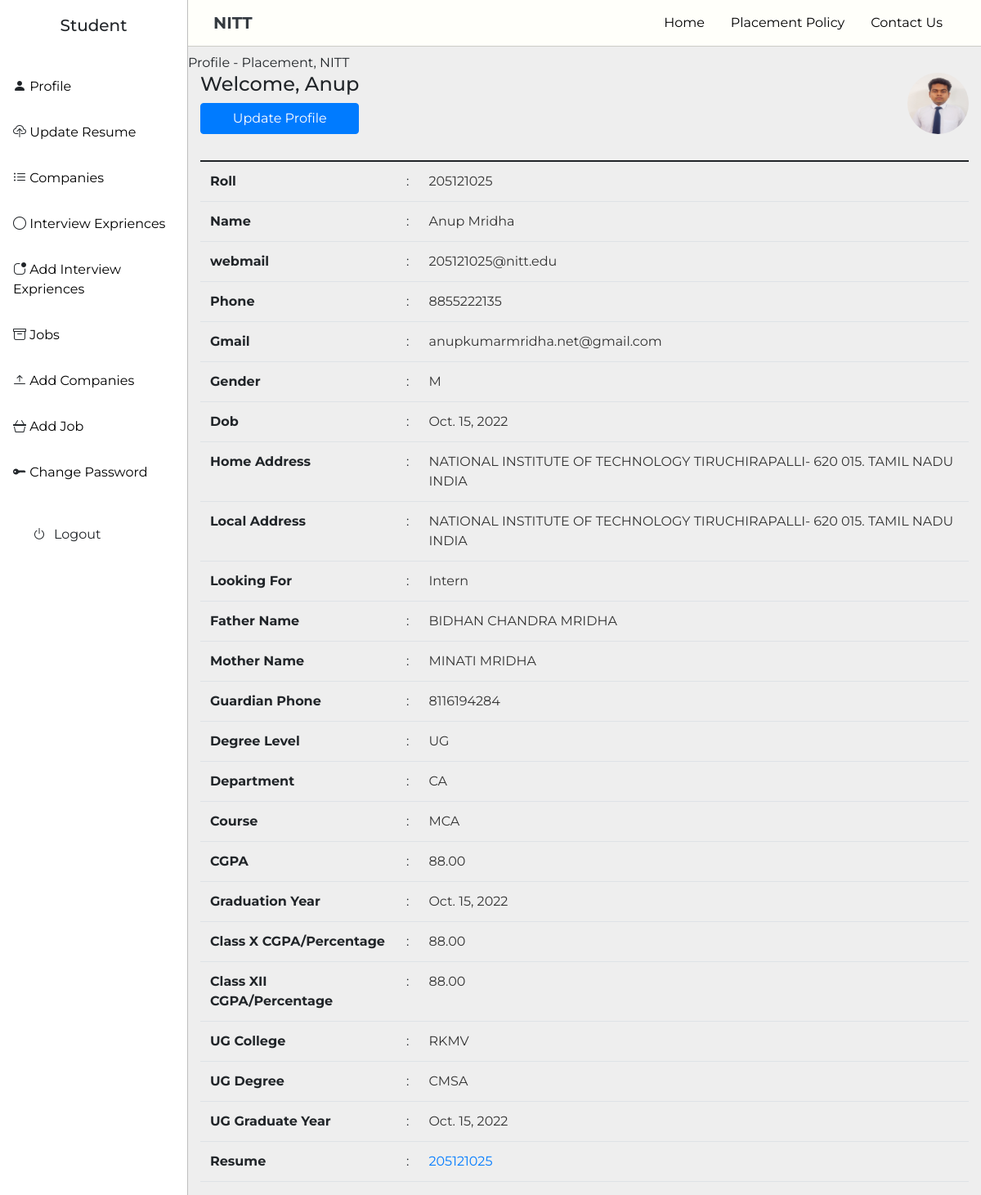
The app's page /accounts/viewStudentProfile/ (signed in) with its own data.
### accounts/models.py (models this page shows, shortened)
class User(AbstractUser):
    user_type_data = ((1, "Admin"),(2, "Student"))
    user_type = models.CharField(default=2, choices=user_type_data, max_length=20)

class Student(models.Model):
    user = models.OneToOneField(User, on_delete = models.CASCADE)
    phone=models.CharField(max_length=13, blank=True, null=True)
    personalEmail= models.CharField(max_length=255, blank=True, null=True)
    gender_choice=(('M',"Male"),('F',"Female"))
    gender = models.CharField(choices=gender_choice, max_length=20)
    profile_pic = models.ImageField(null=True, blank=True,upload_to='images/Students/profile/')
    dob = models.DateField()
    isSelected = models.BooleanField(default=False)
    homeAddress = models.TextField(blank=True, null=True)
    localAddress = models.TextField(blank=True, null=True)
    job_choice=(('Intern',"Internship"),('Placements',"Placements"))
    jobType = models.CharField(choices=job_choice, max_length=20)
    isPR=models.BooleanField(default=False)
    fatherName=models.CharField(null=True, max_length=255, blank=True )
    motherName=models.CharField(null=True, max_length=255, blank=True)
    guardianPhone=models.CharField(max_length=13, blank=True, null=True)
    roll=models.CharField(max_length=9, unique=True)
    degreeLevelChoice=(('UG',"UG"),('PG',"PG"))
    degreeLevel= models.CharField(choices=degreeLevelChoice, max_length=20)
    currentDept= models.CharField(max_length=255)
    currentCourse= models.CharField(max_length=255)
    currentCgpa= models.DecimalField(max_digits=5, decimal_places=2)
    currentCourseGraduationYear=models.DateField(blank=True, null=True)
    class10Percentage=models.DecimalField(max_digits=5, decimal_places=2)
    class12Percentage=models.DecimalField(max_digits=5, decimal_places=2)
    ugDegree=models.CharField(max_length=500, blank=True, null=True)
    ugCgpa=models.DecimalField(max_digits=5, decimal_places=2, blank=True, null=True)
    ugCollege=models.CharField(max_length=500, blank=True, null=True)
    ugGraduationYear=models.DateField(blank=True, null=True)
    resume= models.FileField(null=True, blank=True, upload_to='PDF/Students/resume/')
    created_at = models.DateTimeField(auto_now_add=True)
    updated_at = models.DateTimeField(auto_now=True)
    objects = models.Manager()

### accounts/studentView.py (the view)
# urls.py: path('viewStudentProfile/',studentView.viewStudentProfile, name='viewStudentProfile'),
def viewStudentProfile(request):
    try:
        user=request.user
        studentProfile = Student.objects.filter(user=user)
        context={
        'studentDetails': studentProfile
        }
        return render(request, "student/studentDashboard.html", context)
    except Exception as e:
        print(e)
        messages.error(request, "Student profile not found")
        print(e)
    return render(request, "student/studentDashboard.html")

### templates/student/studentDashboard.html (shortened to what this page needs)
{% extends 'base.html' %}
{% load static %}
{% block profile %}
{% include 'student/profile.html' %}
{% endblock profile %}

### templates/student/profile.html (shortened to what this page needs)
{% load static %}
{% block title %}Profile - Placement, NITT{% endblock title %}
{% block body %}
<div class="container-fluid">
    <div class="profile-header">
        <div class="profile-options">
            <h4 class="h-4">Welcome, {{user.first_name}}</h4>
            {% if studentDetails %}
            <a href="{% url 'updateDetails' user.pk %}" type="button" class="btn btn-primary" >
                Update Profile
            </a>
            {% else %}
            <button type="button" class="btn btn-primary" data-bs-toggle="modal" data-bs-target="#updateDetailsModal">
                Update Profile
            </button>
            {% endif %}
        </div>
        {% if user.student.profile_pic %}
        <img src="{{ user.student.profile_pic.url }}" class="rounded-circle"  width=75 height=75>
        {% else %}
        <img src="{% static "img/Bhushan.jpg" %}" alt="No image found!" class="profile-img img-fluid" type="image">
        {% endif %}
    </div>
    <div class="profile-details table-hover table-responsive">
        <table class="table">
            <tbody>
                {% if studentDetails %}
                {% for item in studentDetails %}
                <tr class="profile-item">
                    <td class="profile-item-label">Roll</td>
                    <td>:</td>
                    <td class="profile-item-content">{{user.username}}</td>
                </tr>
                <tr class="profile-item">
                    <td class="profile-item-label">Name</td>
                    <td>:</td>
                    <td class="profile-item-content">{{user.first_name}} {{user.last_name}}</td>
                </tr>
                <tr class="profile-item">
                    <td class="profile-item-label">webmail</td>
                    <td>:</td>
                    <td class="profile-item-content">{{user.email}}</td>
                </tr>
                <tr class="profile-item">
                    <td class="profile-item-label">Phone</td>
                    <td>:</td>
                    <td class="profile-item-content">{{item.phone}}</td>
                </tr>
                <tr class="profile-item">
                    <td class="profile-item-label">Gmail</td>
                    <td>:</td>
                    <td class="profile-item-content">{{item.personalEmail}}</td>
                </tr>
                <tr class="profile-item">
                    <td class="profile-item-label">Gender</td>
                    <td>:</td>
                    <td class="profile-item-content"> {{item.gender}}</td>
                </tr>
                <tr class="profile-item">
                    <td class="profile-item-label">Dob</td>
                    <td>:</td>
                    <td class="profile-item-content">{{item.dob}}</td>
                </tr>
                <tr class="profile-item">
                    <td class="profile-item-label">Home Address </td>
                    <td>:</td>
                    <td class="profile-item-content"> {{item.homeAddress}}</td>
                </tr>
                <tr class="profile-item">
                    <td class="profile-item-label">Local Address</td>
                    <td>:</td>
                    <td class="profile-item-content">{{item.localAddress}}</td>
                </tr>
                <tr class="profile-item">
                    <td class="profile-item-label">Looking For</td>
                    <td>:</td>
                    <td class="profile-item-content">{{item.jobType}}</td>
                </tr>
                <tr class="profile-item">
                    <td class="profile-item-label">Father Name</td>
                    <td>:</td>
                    <td class="profile-item-content">{{item.fatherName}}</td>
                </tr>
                <tr class="profile-item">
                    <td class="profile-item-label">Mother Name</td>
                    <td>:</td>
                    <td class="profile-item-content">{{item.motherName}}</td>
                </tr>
                <tr class="profile-item">
                    <td class="profile-item-label">Guardian Phone</td>
                    <td>:</td>
                    <td class="profile-item-content">{{item.guardianPhone}}</td>
                </tr>
                <tr class="profile-item">
                    <td class="profile-item-label">Degree Level</td>
                    <td>:</td>
                    <td class="profile-item-content">{{item.degreeLevel}}</td>
                </tr>
                <tr class="profile-item">
                    <td class="profile-item-label">Department</td>
                    <td>:</td>
                    <td class="profile-item-content">{{item.currentDept}}</td>
                </tr>
                <tr class="profile-item">
                    <td class="profile-item-label">Course</td>
                    <td>:</td>
                    <td class="profile-item-content">{{item.currentCourse}}</td>
                </tr>
                <tr class="profile-item">
                    <td class="profile-item-label">CGPA</td>
                    <td>:</td>
                    <td class="profile-item-content">{{item.currentCgpa}}</td>
                </tr>
                <tr class="profile-item">
                    <td class="profile-item-label">Graduation Year</td>
                    <td>:</td>
                    <td class="profile-item-content">{{item.currentCourseGraduationYear}}</td>
                </tr>
                <tr class="profile-item">
                    <td class="profile-item-label">Class X CGPA/Percentage</td>
                    <td>:</td>
                    <td class="profile-item-content">{{item.class10Percentage}}</td>
                </tr>
                <tr class="profile-item">
                    <td class="profile-item-label">Class XII CGPA/Percentage</td>
                    <td>:</td>
                    <td class="profile-item-content">{{item.class12Percentage}}</td>
                </tr>
                <tr class="profile-item">
                    <td class="profile-item-label">UG College</td>
                    <td>:</td>
                    <td class="profile-item-content">{{item.ugCollege}}</td>
                </tr>
                <tr class="profile-item">
                    <td class="profile-item-label">UG Degree</td>
                    <td>:</td>
                    <td class="profile-item-content">{{item.ugDegree}}</td>
                </tr>
                <tr class="profile-item">
                    <td class="profile-item-label">UG Graduate Year</td>
                    <td>:</td>
                    <td class="profile-item-content">{{item.ugGraduationYear}}</td>
                </tr>
                <tr class="profile-item">
                    <td class="profile-item-label">Resume</td>
                    <td>:</td>
                    <td class="profile-item-content"><a target="_blank" href="{% get_media_prefix %}{{item.resume}}"> {{user.username}}</a></td>
                </tr>
                {% endfor %}
                {% endif %}
            </tbody>
        </table>
    </div>
</div>
{% endblock body %}

### static/css/style.css (style rules this page uses)
:root { --cerulean: #4484ce; --aluminium: #FFFFFA; --light: #f9cf00; --tangerine: #f19f4d; }
* { font-family: 'Montserrat', sans-serif; }
body { background-color: var(--aluminium); overflow: visible !important; }
.profile-item-label { font-weight: bold; }
.profile-item-content { color: #333; }
.profile-header { display: flex; justify-content: space-between; align-items: center; }
.profile-details { margin-top: 2rem; }
.profile-options { display: flex; flex-direction: column; }

### static/css/personalModal.css (style rules this page uses)
body { background-color: #eee }

### records on screen
User: first_name "Anup", student.profile_pic (picture), username "205121025", last_name "Mridha", email "205121025@nitt.edu"
Student: phone "8855222135", personalEmail "anupkumarmridha.net@gmail.com", gender "M", dob "Oct. 15, 2022", homeAddress "NATIONAL INSTITUTE OF TECHNOLOGY TIRUCHIRAPALLI- 620 015. TAMIL NADU INDIA", localAddress "NATIONAL INSTITUTE OF TECHNOLOGY TIRUCHIRAPALLI- 620 015. TAMIL NADU INDIA", jobType "Intern", fatherName "BIDHAN CHANDRA MRIDHA", motherName "MINATI MRIDHA", guardianPhone "8116194284", degreeLevel "UG", currentDept "CA", currentCourse "MCA", currentCgpa "88.00", currentCourseGraduationYear "Oct. 15, 2022", class10Percentage "88.00", class12Percentage "88.00", ugCollege "RKMV", ugDegree "CMSA", ugGraduationYear "Oct. 15, 2022"
